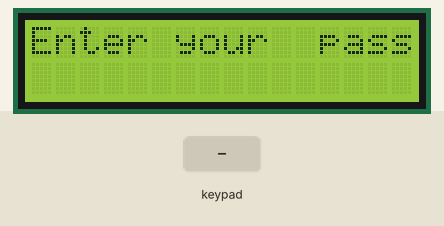
This sketch was run on a simulated Arduino Uno, built with avr-gcc and run on an emulated ATmega328P. Parts: 16×2 character LCD. The test bench sets the inputs (shaded band).

Above: at 1.2 s.
1.3 s: keypad keys 9 8 7 6 pressed 0.4 s apart
At 3.2 s:
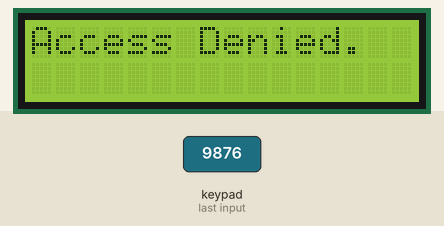
At 5.6 s:
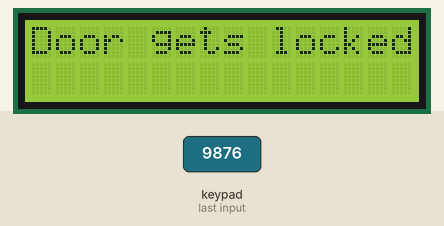
5.9 s: keypad keys 1 2 3 4 pressed 0.4 s apart
At 7.6 s:
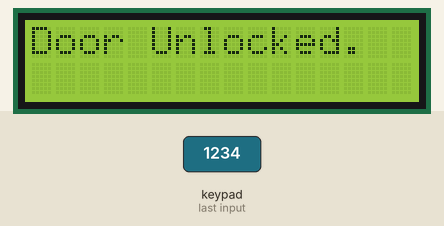
Timing chart, 0 to 9.1 s (numbered marks = the images above; inputs shaded):
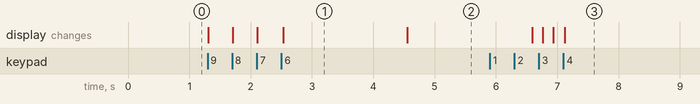

Measured:
- after the input at 1.3 s, the display: first changes at once (image 1 shows a later state)
- after the input at 5.9 s, the display: first changes after 0.69 s (image 3 shows a later state)
- what the display in image 1 shows lasts 2.1 s, from 2.5 s to 4.6 s

The sketch:

Project_4_Smart_Door_Lock.ino
```cpp
// C++ code
//
#include <LiquidCrystal_I2C.h>
#include <Keypad.h>
//-------------LCD Display--------
const int LCD_ADDRESS=0x27;
const int LCD_COLUMNS=16;
const int LCD_ROWS=2;


LiquidCrystal_I2C lcd(LCD_ADDRESS,LCD_COLUMNS,LCD_ROWS);
const byte ROWS = 4;
const byte COLS = 4;

//------------ the key map----------------
char keys[ROWS][COLS] = {
  {'1', '2', '3', 'A'},
  {'4', '5', '6', 'B'},
  {'7', '8', '9', 'C'},
  {'*', '0', '#', 'D'}
};

// Define row and column pins
byte rowPins[ROWS] = {9, 8, 7, 6};  // Connect to R1, R2, R3, R4
byte colPins[COLS] = {5, 4, 3, 2};  // Connect to C1, C2, C3, C4

// Create keypad object
Keypad keypad = Keypad(makeKeymap(keys), rowPins, colPins, ROWS, COLS);

String inputPassword="";
String systemPassword="1234";

int password_length=4;


void setup ()
{
  lcd.init();
  lcd.clear();
  lcd.backlight();
  Serial.begin(9600);

}

void loop()
{
  lcd.clear();
  lcd.setCursor(0,0);
  lcd.print("Enter your  pass");
  int i=0;
  while(1){
   char key=keypad.getKey();
    if (key){
      if(inputPassword.length()<password_length)
      {
       inputPassword=inputPassword+key;
        lcd.setCursor(i,1);
         lcd.print("*");
          i++;
          if(inputPassword.length()==password_length){
            if(inputPassword==systemPassword){
              lcd.clear();
              lcd.setCursor(0,0);
              lcd.print("Door Unlocked.");
              delay(5000);
              inputPassword ="";// password reset
              break;
            }
            else{
              lcd.clear();
              lcd.setCursor(0,0);
              lcd.print("Access Denied.");
              delay(2000);
              inputPassword ="";// password reset
              break;
         }
       }
     }
   }
  }
  lcd.clear();
  lcd.setCursor(0,0);
  lcd.print("Door gets locked again");
  delay(2000);

}

 
```
